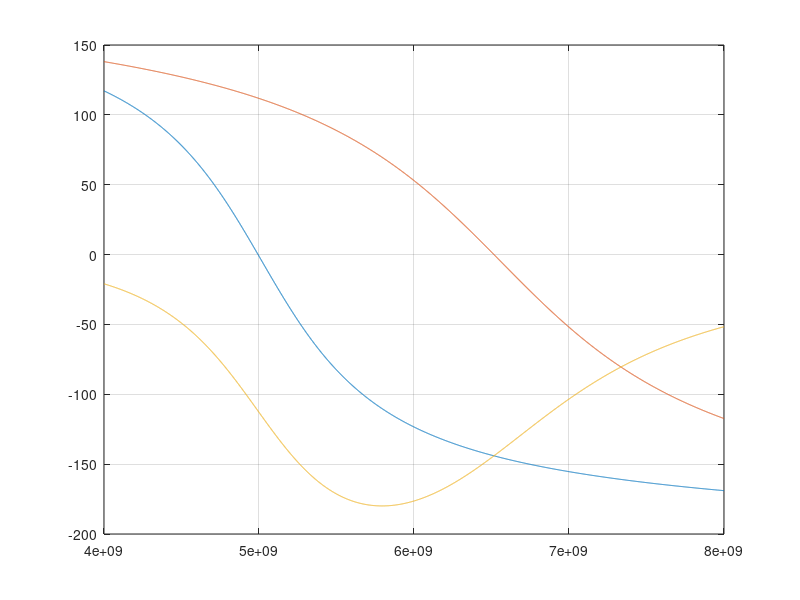

Source code (MATLAB): (Note: this script raises an error after producing the figure.)

f=4e9:0.001e9:8e9;
w=2*pi*f;
Z0 = 120*pi;

% Linea azul
Lo1 = 4e-9; % Aproximadamente h = 3,2mm (misma cantidad de sustrato que de aire)
Lp1 = (3.1e-9)/2; % Izquierda (bajar valor) / Derecha (subir valor) 
Cp1 = (0.366e-12)/2; % Derecha (bajar valor) / Izquierda (subir valor)
zin1=(1-w.*w*Lp1*Cp1).*(1i*w*Lo1)./(1-w.*w*(Lo1+Lp1)*Cp1); 
rho1=(zin1-Z0)./(zin1+Z0);

% Linea naranja
Lo2 = 4e-9;
Lp2 = (3.1e-9)/2;
Cp2 = (0.215e-12)/2;
zin2=(1-w.*w*Lp2*Cp2).*(1i*w*Lo2)./(1-w.*w*(Lo2+Lp2)*Cp2);
rho2=(zin2-Z0)./(zin2+Z0);



plot(f,unwrap(angle(rho1))*180/pi,f,unwrap(angle(rho2))*180/pi,f,unwrap(angle(rho1))*180/pi-unwrap(angle(rho2))*180/pi);grid

yline(-180, 'm:', 'LineWidth', 2, 'Label', 'Ref -180', 'Color', 'm'); 
xline(5.8e9, 'g--', 'LineWidth', 1.5, 'Label', '5.8 GHz', 'Color', 'g');
